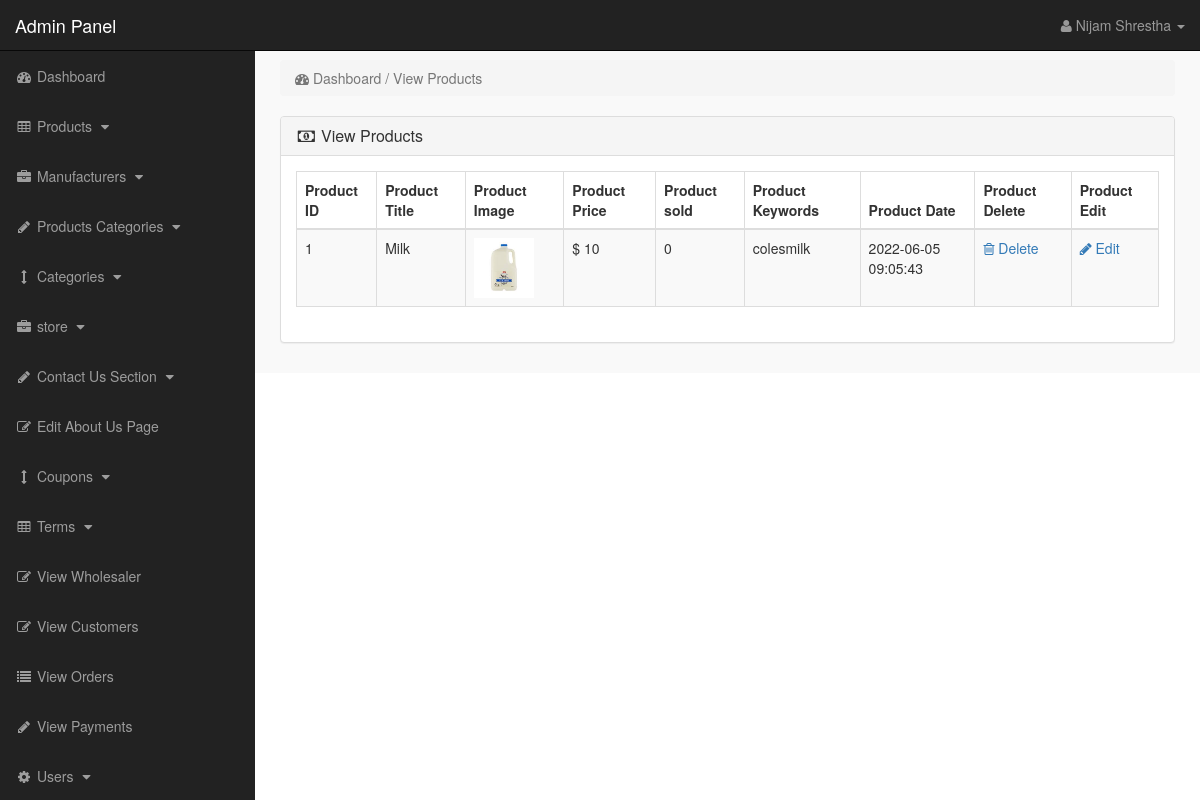
The app's page /admin_area/index.php?view_products (signed in) with its own data.
### tables this page shows
CREATE TABLE `products` (
  `product_id` int(10) NOT NULL,
  `p_cat_id` int(10) NOT NULL,
  `cat_id` int(10) NOT NULL,
  `manufacturer_id` int(10) NOT NULL,
  `date` timestamp NOT NULL DEFAULT current_timestamp() ON UPDATE current_timestamp(),
  `product_title` text NOT NULL,
  `product_url` text NOT NULL,
  `product_img1` text NOT NULL,
  `product_img2` text NOT NULL,
  `product_img3` text NOT NULL,
  `product_price` int(10) NOT NULL,
  `product_psp_price` int(100) NOT NULL,
  `product_desc` text NOT NULL,
  `product_features` text NOT NULL,
  `product_video` text NOT NULL,
  `product_keywords` text NOT NULL,
  `product_label` text NOT NULL,
  `status` varchar(255) NOT NULL,
  `seller_id` varchar(255) DEFAULT NULL
);

### admin_area/view_products.php (the view)
<?php
if (!isset($_SESSION['admin_email'])) {
    echo "<script>window.open('login.php','_self')</script>";
} else {
    ?>
<div class="row">
    <div class="col-lg-12">
        <ol class="breadcrumb">
            <li class="active">
                <i class="fa fa-dashboard"></i> Dashboard / View Products
            </li>
        </ol>
    </div>
</div>
<div class="row">
    <div class="col-lg-12">
        <div class="panel panel-default">
            <div class="panel-heading">
                <h3 class="panel-title">
                    <i class="fa fa-money fa-fw"></i> View Products
                </h3>
            </div>
            <div class="panel-body">
                <div class="table-responsive">
                    <table class="table table-bordered table-hover table-striped">
                        <thead>
                            <tr>
                                <th>Product ID</th>
                                <th>Product Title</th>
                                <th>Product Image</th>
                                <th>Product Price</th>
                                <th>Product sold</th>
                                <th>Product Keywords</th>
                                <th>Product Date</th>
                                <th>Product Delete</th>
                                <th>Product Edit</th>
                            </tr>
                        </thead>
                        <tbody>
                            <?php
    $i = 0;
    $get_pro = "select * from products where status='product'";
    $run_pro = mysqli_query($con, $get_pro);
    while ($row_pro = mysqli_fetch_array($run_pro)) {
        $pro_id = $row_pro['product_id'];
        $pro_title = $row_pro['product_title'];
        $pro_image = $row_pro['product_img1'];
        $pro_price = $row_pro['product_price'];
        $pro_keywords = $row_pro['product_keywords'];
        $pro_date = $row_pro['date'];
        $i++;
        ?>
                            <tr>
                                <td><?php echo $i; ?></td>
                                <td><?php echo $pro_title; ?></td>
                                <td><img src="../wholesaler/product_images/<?php echo $pro_image; ?>" width="60"
                                        height="60"></td>
                                <td>$ <?php echo $pro_price; ?></td>
                                <td>
                                    <?php
        $get_sold = "select * from pending_orders where product_id='$pro_id'";
        $run_sold = mysqli_query($con, $get_sold);
        $count = mysqli_num_rows($run_sold);
        echo $count;
        ?>
                                </td>
                                <td> <?php echo $pro_keywords; ?> </td>
                                <td><?php echo $pro_date; ?></td>
                                <td>
                                    <a href="index.php?delete_product=<?php echo $pro_id; ?>">
                                        <i class="fa fa-trash-o"> </i> Delete
                                    </a>
                                </td>
                                <td>
                                    <a href="index.php?edit_product=<?php echo $pro_id; ?>">
                                        <i class="fa fa-pencil"> </i> Edit
                                    </a>
                                </td>
                            </tr>
                            <?php }?>
                        </tbody>
                    </table>
                </div>
            </div>
        </div>
    </div>
</div>
<?php }?>

### admin_area/includes/sidebar.php (shortened to what this page needs)
<?php
if (!isset($_SESSION['admin_email'])) {
    echo "<script>window.open('login.php','_self')</script>";
} else {
?>
    <nav class="navbar navbar-inverse navbar-fixed-top">
        <div class="navbar-header">
            <a class="navbar-brand" href="index.php?dashboard">Admin Panel</a>
        </div>
        <ul class="nav navbar-right top-nav">
            <li class="dropdown">
                <a href="#" class="dropdown-toggle" data-toggle="dropdown">
                    <i class="fa fa-user"></i>
                    <?php echo $admin_name; ?> <b class="caret"></b>
                </a>
            </li>
        </ul>
        <div class="collapse navbar-collapse navbar-ex1-collapse">
            <ul class="nav navbar-nav side-nav">
                <li>
                    <a href="index.php?dashboard">
                        <i class="fa fa-fw fa-dashboard"></i> Dashboard
                    </a>
                </li>
                <li>
                    <a href="#" data-toggle="collapse" data-target="#products">
                        <i class="fa fa-fw fa-table"></i> Products
                        <i class="fa fa-fw fa-caret-down"></i>
                    </a>
                </li>
                <li>
                    <a href="#" data-toggle="collapse" data-target="#manufacturers">
                        <i class="fa fa-fw fa-briefcase"></i> Manufacturers
                        <i class="fa fa-fw fa-caret-down"></i>
                    </a>
                </li>
                <li>
                    <a href="#" data-toggle="collapse" data-target="#p_cat">
                        <i class="fa fa-fw fa-pencil"></i> Products Categories
                        <i class="fa fa-fw fa-caret-down"></i>
                    </a>
                </li>
                <li>
                    <a href="#" data-toggle="collapse" data-target="#cat">
                        <i class="fa fa-fw fa-arrows-v"></i> Categories
                        <i class="fa fa-fw fa-caret-down"></i>
                    </a>
                </li>
                <li>
                    <a href="#" data-toggle="collapse" data-target="#store">
                        <i class="fa fa-fw fa-briefcase"></i> store
                        <i class="fa fa-fw fa-caret-down"></i>
                    </a>
                </li>
                <li>
                    <a href="#" data-toggle="collapse" data-target="#contact_us">
                        <i class="fa fa-fw fa-pencil"> </i> Contact Us Section
                        <i class="fa fa-fw fa-caret-down"></i>
                    </a>
                </li>
                <li>
                    <a href="index.php?edit_about_us">
                        <i class="fa fa-fw fa-edit"></i> Edit About Us Page
                    </a>
                </li>
                <li>
                    <a href="#" data-toggle="collapse" data-target="#coupons">
                        <i class="fa fa-fw fa-arrows-v"></i> Coupons
                        <i class="fa fa-fw fa-caret-down"></i>
                    </a>
                </li>
                <li>
                    <a href="#" data-toggle="collapse" data-target="#terms">
                        <i class="fa fa-fw fa-table"></i> Terms
                        <i class="fa fa-fw fa-caret-down"></i>
                    </a>
                </li>
                <li>
                    <a href="index.php?view_wholesaler">
                        <i class="fa fa-fw fa-edit"></i> View Wholesaler
                    </a>
                </li>
                <li>
                    <a href="index.php?view_customers">
                        <i class="fa fa-fw fa-edit"></i> View Customers
                    </a>
                </li>
                <li>
                    <a href="index.php?view_orders">
                        <i class="fa fa-fw fa-list"></i> View Orders
                    </a>
                </li>
                <li>
                    <a href="index.php?view_payments">
                        <i class="fa fa-fw fa-pencil"></i> View Payments
                    </a>
                </li>
                <li>
                    <a href="#" data-toggle="collapse" data-target="#users">
                        <i class="fa fa-fw fa-gear"></i> Users
                        <i class="fa fa-fw fa-caret-down"></i>
                    </a>
                </li>
            </ul>
        </div>
    </nav>
<?php } ?>

### admin_area/css/style.css (style rules this page uses)
body { margin-top:100px; }
@media (min-width: 768px) { body { margin-top:50px; } }
.top-nav { padding:0 15px; }
.top-nav>li { display:inline-block; float:left; }
.top-nav>li>a { padding-top:15px; padding-bottom:15px; line-height:20px; color:#999; }
@media (min-width: 768px) { .side-nav { position:fixed; top:51px; width:255px; border-radius:0; overflow-y:auto; background-color: #222; bottom:0; overflow-x:hidden; padding-bottom:40px; } }
@media (min-width: 768px) { .side-nav>li>a { width:255px; } }
.panel-body { border-radius:5px; }

### records on screen
products: product_title "Milk", product_img1 (picture), product_price "10", count "0", product_keywords "colesmilk", date "2022-06-05 09:05:43"

### other values on screen
$admin_name "Nijam Shrestha"
